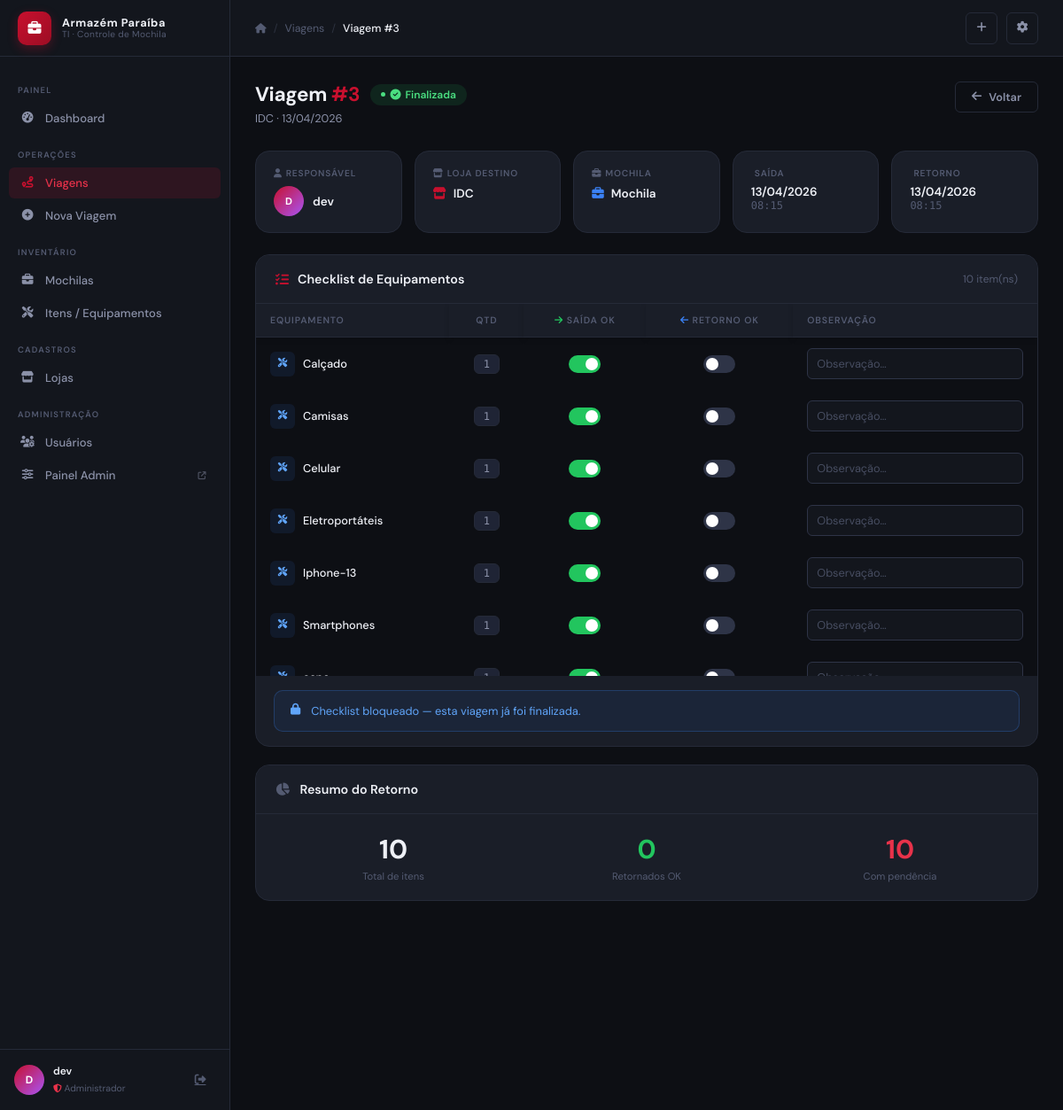
The app's page /viagens/3/ (signed in), older data.
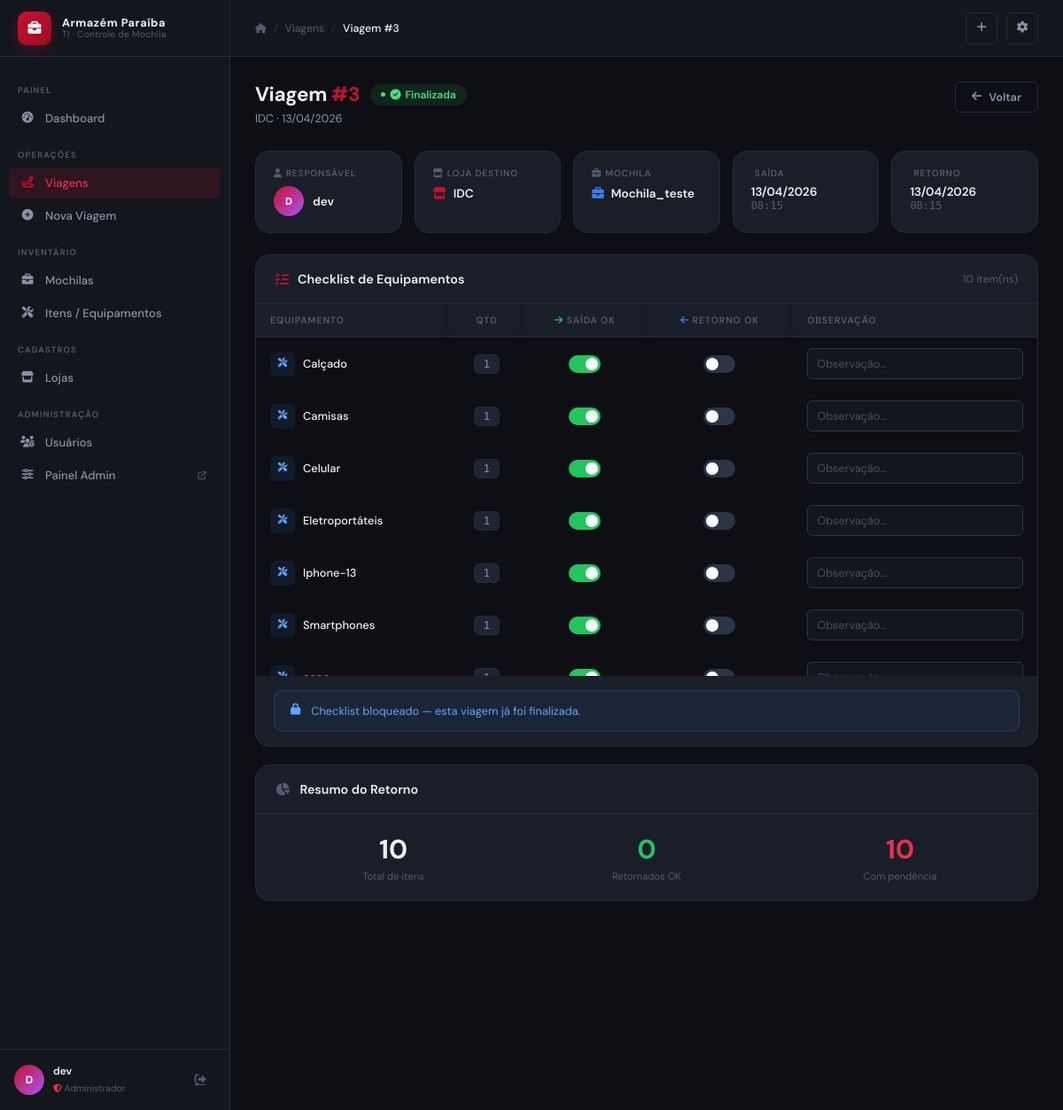
The same page, newer data.
### core/models.py (models this page shows, shortened)
class Viagem(models.Model):
    STATUS_CHOICES = [
        ("andamento",  "Em andamento"),
        ("finalizada", "Finalizada"),
    ]
    responsavel  = models.ForeignKey(User,    on_delete=models.PROTECT)
    loja         = models.ForeignKey(Loja,    on_delete=models.PROTECT)
    mochila      = models.ForeignKey(Mochila, on_delete=models.PROTECT)
    data_saida   = models.DateTimeField(default=timezone.now)
    data_retorno = models.DateTimeField(null=True, blank=True)
    status = models.CharField(
        max_length=20,
        choices=STATUS_CHOICES,
        default="andamento",
    )
    class Meta:
        ordering            = ["-data_saida"]
        verbose_name        = "Viagem"
        verbose_name_plural = "Viagens"
        permissions = [
            ("supervisor_access", "Acesso de Supervisor (pode editar)"),
            ("admin_access",      "Acesso de Administrador (acesso total)"),
            ("finalizar_viagem",  "Pode finalizar viagens"),
        ]

class Mochila(models.Model):
    nome  = models.CharField(max_length=100, default="Mochila")
    ativo = models.BooleanField(default=True)
    itens = models.ManyToManyField(Item, through="MochilaItem", related_name="mochilas")
    class Meta:
        ordering            = ["nome"]
        verbose_name        = "Mochila"
        verbose_name_plural = "Mochilas"

class Loja(models.Model):
    nome      = models.CharField(max_length=100, unique=True)
    ativo     = models.BooleanField(default=True)
    criado_em = models.DateTimeField(auto_now_add=True)
    class Meta:
        ordering            = ["nome"]
        verbose_name        = "Loja"
        verbose_name_plural = "Lojas"

### core/views.py (the view)
# urls.py: path("viagens/<int:pk>/",             ViagemDetailView.as_view(),   name="viagem_detail"),
class ViagemDetailView(PermContextMixin, DetailView):
    model = Viagem
    template_name = "core/viagem_detail.html"
    context_object_name = "viagem"
    def get_object(self, queryset=None):
        viagem = get_object_or_404(Viagem, pk=self.kwargs["pk"])
        if not perms.pode_ver_viagem(self.request.user, viagem):
            raise PermissionDenied("Você não tem acesso a esta viagem.")
        return viagem
    def get_context_data(self, **kwargs):
        context = super().get_context_data(**kwargs)
        checklist = self.object.checklist.select_related("item").order_by("item__nome")
        total = checklist.count()
        retornados_ok = checklist.filter(retorno_ok=True).count()
        context.update({
            "checklist_items": checklist,
            "retornados_ok":   retornados_ok,
            "total_itens":     total,
            "pendentes":       total - retornados_ok,
            "pode_editar_checklist": perms.pode_editar_checklist(self.request.user, self.object),
        })
        return context

### core/mixins.py (called while the page is built)
    def get_context_data(self, **kwargs):
        context = super().get_context_data(**kwargs)
        u = self.request.user
        context["user_perms"] = {
            "pode_editar":             perms._pode_editar(u),
            "is_admin":                perms._is_admin(u),
            "is_supervisor":           perms._is_supervisor(u),
            "pode_gerenciar_usuarios": perms.pode_gerenciar_usuarios(u),
        }
        context["user_profile"] = _LegacyProfileShim(u)
        return context

    @property
    def pode_editar(self):
        return perms._pode_editar(self._user)

    @property
    def is_admin(self):
        return perms._is_admin(self._user)

### core/permissions.py (called while the page is built)
def _is_admin(user: User) -> bool:
    return user.is_active and (user.is_superuser or user.has_perm("core.admin_access"))

def _is_supervisor(user: User) -> bool:
    return user.is_active and user.has_perm("core.supervisor_access")

def _pode_editar(user: User) -> bool:
    return _is_admin(user) or _is_supervisor(user)

def pode_gerenciar_usuarios(user: User) -> bool:
    return _is_admin(user)

### templates/core/viagem_detail.html (shortened to what the changed rows need)
{% extends "base.html" %}
{% block breadcrumb %}
    <span class="sep">/</span>
    <a href="{% url 'viagem_list' %}">Viagens</a>
    <span class="sep">/</span>
    <span class="current">Viagem #{{ viagem.id }}</span>
{% endblock %}
{% block content %}
<div class="page-header">
    <div class="page-header-left">
        <div style="display:flex;align-items:center;gap:12px;flex-wrap:wrap;">
            <h1>Viagem <span style="color:var(--ap-red);">#{{ viagem.id }}</span></h1>
            {% if viagem.status == 'andamento' %}
                <span class="badge badge-amber" style="font-size:.8rem;padding:4px 12px;">
                    <i class="fa-solid fa-circle-notch fa-spin" style="font-size:.6rem;"></i>
                    Em andamento
                </span>
            {% else %}
                <span class="badge badge-green" style="font-size:.8rem;padding:4px 12px;">
                </span>
            {% endif %}
        </div>
        <p>{{ viagem.loja.nome }} &middot; {{ viagem.data_saida|date:"d/m/Y" }}</p>
    </div>
</div>
<div style="display:grid;grid-template-columns:repeat(auto-fit,minmax(160px,1fr));gap:14px;margin-bottom:24px;">
    <div class="card" style="padding:18px 20px;">
        <div style="display:flex;align-items:center;gap:10px;">
            <div style="width:34px;height:34px;border-radius:50%;background:linear-gradient(135deg,var(--ap-red),var(--accent-purple));display:flex;align-items:center;justify-content:center;font-size:.75rem;font-weight:700;color:#fff;flex-shrink:0;">
                {{ viagem.responsavel.username|slice:":1"|upper }}
            </div>
            <span style="font-weight:600;font-size:.9rem;">{{ viagem.responsavel.get_full_name|default:viagem.responsavel.username }}</span>
        </div>
    </div>
    <div class="card" style="padding:18px 20px;">
        <div style="font-size:.68rem;font-weight:600;color:var(--text-muted);text-transform:uppercase;letter-spacing:.8px;margin-bottom:8px;">
            <i class="fa-solid fa-store" style="margin-right:4px;"></i>Loja destino
        </div>
        <div style="font-weight:600;font-size:.9rem;display:flex;align-items:center;gap:8px;">
            <i class="fa-solid fa-store" style="color:var(--ap-red);"></i>
            {{ viagem.loja.nome }}
        </div>
    </div>
    <div class="card" style="padding:18px 20px;">
        <div style="font-size:.68rem;font-weight:600;color:var(--text-muted);text-transform:uppercase;letter-spacing:.8px;margin-bottom:8px;">
            <i class="fa-solid fa-briefcase" style="margin-right:4px;"></i>Mochila
        </div>
        <div style="font-weight:600;font-size:.9rem;display:flex;align-items:center;gap:8px;">
            <i class="fa-solid fa-briefcase" style="color:var(--accent-blue);"></i>
            {{ viagem.mochila.nome }}
        </div>
    </div>
    <div class="card" style="padding:18px 20px;">
        <div style="font-size:.68rem;font-weight:600;color:var(--text-muted);text-transform:uppercase;letter-spacing:.8px;margin-bottom:6px;">
            Saída
        </div>
        <div style="font-weight:600;font-size:.9rem;">{{ viagem.data_saida|date:"d/m/Y" }}</div>
        <div style="font-size:.8rem;color:var(--text-muted);font-family:'DM Mono',monospace;">{{ viagem.data_saida|time:"H:i" }}</div>
    </div>
    {% if viagem.data_retorno %}
    <div class="card" style="padding:18px 20px;">
        <div style="font-size:.68rem;font-weight:600;color:var(--text-muted);text-transform:uppercase;letter-spacing:.8px;margin-bottom:6px;">
            Retorno
        </div>
        <div style="font-weight:600;font-size:.9rem;">{{ viagem.data_retorno|date:"d/m/Y" }}</div>
        <div style="font-size:.8rem;color:var(--text-muted);font-family:'DM Mono',monospace;">{{ viagem.data_retorno|time:"H:i" }}</div>
    </div>
    {% endif %}
</div>
<div class="card">
    <div class="card-header">
        <div style="display:flex;align-items:center;gap:10px;">
            <h2>Checklist de Equipamentos</h2>
        </div>
    </div>
    {% if checklist_items %}
    <form method="post" action="{% url 'viagem_checklist_save' viagem.pk %}">
        <div class="table-wrap">
            <table>
                <thead>
                    <tr>
                        <th>Equipamento</th>
                        <th style="text-align:center;">Qtd</th>
                        <th style="text-align:center;">
                            <i class="fa-solid fa-arrow-right" style="color:var(--accent-green);font-size:.7rem;"></i>
                            Saída OK
                        </th>
                        <th style="text-align:center;">
                            <i class="fa-solid fa-arrow-left" style="color:var(--accent-blue);font-size:.7rem;"></i>
                            Retorno OK
                        </th>
                        <th>Observação</th>
                    </tr>
                </thead>
                <tbody>
                {% for ci in checklist_items %}
                <tr>
                    <td>
                        <div style="display:flex;align-items:center;gap:9px;">
                            <div style="width:28px;height:28px;border-radius:6px;background:rgba(59,130,246,.1);display:flex;align-items:center;justify-content:center;color:#60A5FA;font-size:.7rem;flex-shrink:0;">
                                <i class="fa-solid fa-screwdriver-wrench"></i>
                            </div>
                            <span style="font-weight:500;">{{ ci.item.nome }}</span>
                        </div>
                    </td>
                    <td style="text-align:center;">
                        <span class="qty-badge">{{ ci.quantidade }}</span>
                    </td>
                    <td style="text-align:center;">
                        <label class="toggle-wrap" style="justify-content:center;">
                            <div class="toggle">
                                <div class="toggle-slider"></div>
                            </div>
                        </label>
                    </td>
                    <td style="text-align:center;">
                        <label class="toggle-wrap" style="justify-content:center;">
                            <div class="toggle">
                                <div class="toggle-slider"></div>
                            </div>
                        </label>
                    </td>
                    <td>
                        <input type="text"
                            name="obs_{{ ci.id }}"
                            value="{{ ci.observacao_retorno }}"
                            placeholder="Observação…"
                            maxlength="255"
                            style="width:100%;max-width:280px;"
                            {% if viagem.status == 'finalizada' %}disabled{% endif %}>
                    </td>
                </tr>
                {% endfor %}
                </tbody>
            </table>
        </div>
    </form>
    {% else %}
    <div class="empty-state">
        <div class="icon"><i class="fa-solid fa-list-check"></i></div>
        <h3>Checklist vazio</h3>
        <p>Nenhum item foi adicionado à mochila desta viagem.</p>
    </div>
    {% endif %}
</div>
{% if viagem.status == 'finalizada' %}
<div class="card" style="margin-top:20px;">
    <div class="card-header">
        <h2>
            <i class="fa-solid fa-chart-pie" style="color:var(--text-muted);margin-right:8px;"></i>
            Resumo do Retorno
        </h2>
    </div>
</div>
{% endif %}
{% endblock %}

Row changes from the older to the newer data that the page shows:
changed through a linked row, Viagem "dev": mochila.nome "Mochila" → "Mochila_teste"
